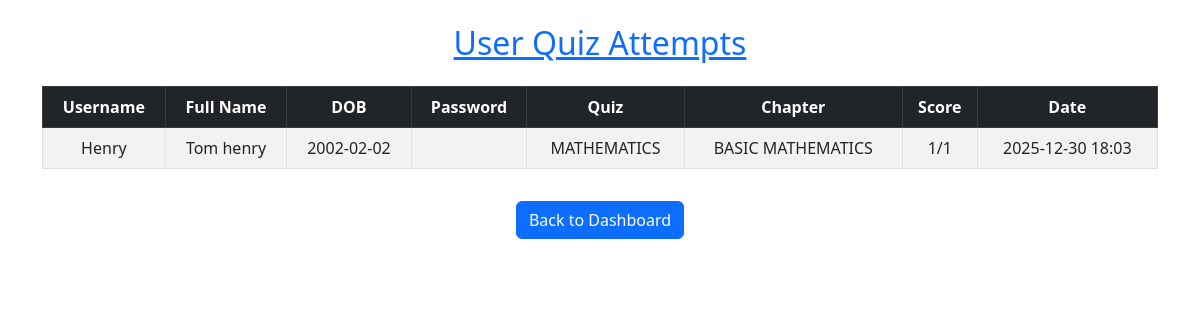
The app's page /admin/users (signed in) with its own data.
### app.py (models this page shows)
class User(db.Model):
    id = db.Column(db.Integer, primary_key=True)
    username = db.Column(db.String(50), nullable=False, unique=True)
    password = db.Column(db.String(255), nullable=False)  # Changed from Integer to String
    fullname = db.Column(db.String(50), nullable=False)
    dob = db.Column(db.Date, nullable=False)
    created_at = db.Column(db.DateTime, default=datetime.utcnow)

class Quiz(db.Model):
    id = db.Column(db.Integer, primary_key=True)
    title = db.Column(db.String(100), nullable=False)
    created_at = db.Column(db.DateTime, default=datetime.utcnow)
    chapters = db.relationship('Chapter', backref='quiz', lazy=True, cascade='all, delete-orphan')

class Chapter(db.Model):
    id = db.Column(db.Integer, primary_key=True)
    title = db.Column(db.String(50), nullable=False)
    quiz_id = db.Column(db.Integer, db.ForeignKey('quiz.id'), nullable=False)
    created_at = db.Column(db.DateTime, default=datetime.utcnow)

### app.py (the view, shortened to what this page needs)
@app.route('/admin/users')
@admin_required
def admin_users():
    all_attempts_data = []
    users = User.query.all()
    for user in users:
        attempts = QuizAttempt.query.filter_by(user_id=user.id).order_by(QuizAttempt.timestamp.desc()).all()
        if attempts:
            for attempt in attempts:
                chapter_title = attempt.chapter.title if attempt.chapter else "N/A"
                total_questions = len(attempt.chapter.questions) if attempt.chapter else len(attempt.quiz.questions)
                score_text = f"{attempt.score}/{total_questions}"
                all_attempts_data.append({
                    "username": user.username,
                    "fullname": user.fullname,
                    "dob": user.dob.strftime("%Y-%m-%d"),
                    "quiz_title": attempt.quiz.title,
                    "chapter_title": chapter_title,
                    "score": score_text,
                    "date": attempt.timestamp.strftime("%Y-%m-%d %H:%M")
                })
    return render_template('admin_users.html', attempts_data=all_attempts_data)

### app.py (called while the page is built)
def admin_required(f):
    @wraps(f)
    def decorated_function(*args, **kwargs):
        if 'admin_id' not in session:
            flash('Admin access required.', 'danger')
            return redirect(url_for('admin_login'))
        return f(*args, **kwargs)
    return decorated_function

### templates/admin_users.html (shortened to what this page needs)
<!DOCTYPE html>
<html lang="en">
<head>
    <link href="https://cdn.jsdelivr.net/npm/bootstrap@5.3.0/dist/css/bootstrap.min.css" rel="stylesheet">
</head>
<body class="p-4">
    <div class="container">
        <h2 class="text-center mb-4 text-primary"><u>User Quiz Attempts</u></h2>
        <div class="table-responsive">
            <table class="table table-bordered table-striped text-center align-middle">
                <thead class="table-dark">
                    <tr>
                        <th>Username</th>
                        <th>Full Name</th>
                        <th>DOB</th>
                        <th>Password</th>
                        <th>Quiz</th>
                        <th>Chapter</th>
                        <th>Score</th>
                        <th>Date</th>
                    </tr>
                </thead>
                <tbody>
                    {% for attempt in attempts_data %}
                    <tr>
                        <td>{{ attempt.username }}</td>
                        <td>{{ attempt.fullname }}</td>
                        <td>{{ attempt.dob }}</td>
                        <td>{{ attempt.password }}</td>
                        <td>{{ attempt.quiz_title }}</td>
                        <td>{{ attempt.chapter_title }}</td>
                        <td>{{ attempt.score }}</td>
                        <td>{{ attempt.date }}</td>
                    </tr>
                    {% endfor %}
                </tbody>
            </table>
        </div>
        <div class="text-center mt-3">
            <a href="/admin/dashboard" class="btn btn-primary">Back to Dashboard</a>
        </div>
    </div>
</body>
</html>

### records on screen
User: username "Henry", fullname "Tom henry"
Quiz: quiz_title "MATHEMATICS"
Chapter: chapter_title "BASIC MATHEMATICS"

### other values on screen
{{ attempt.dob }} "2002-02-02"
{{ attempt.score }} "1/1"
{{ attempt.date }} "2025-12-30 18:03"
